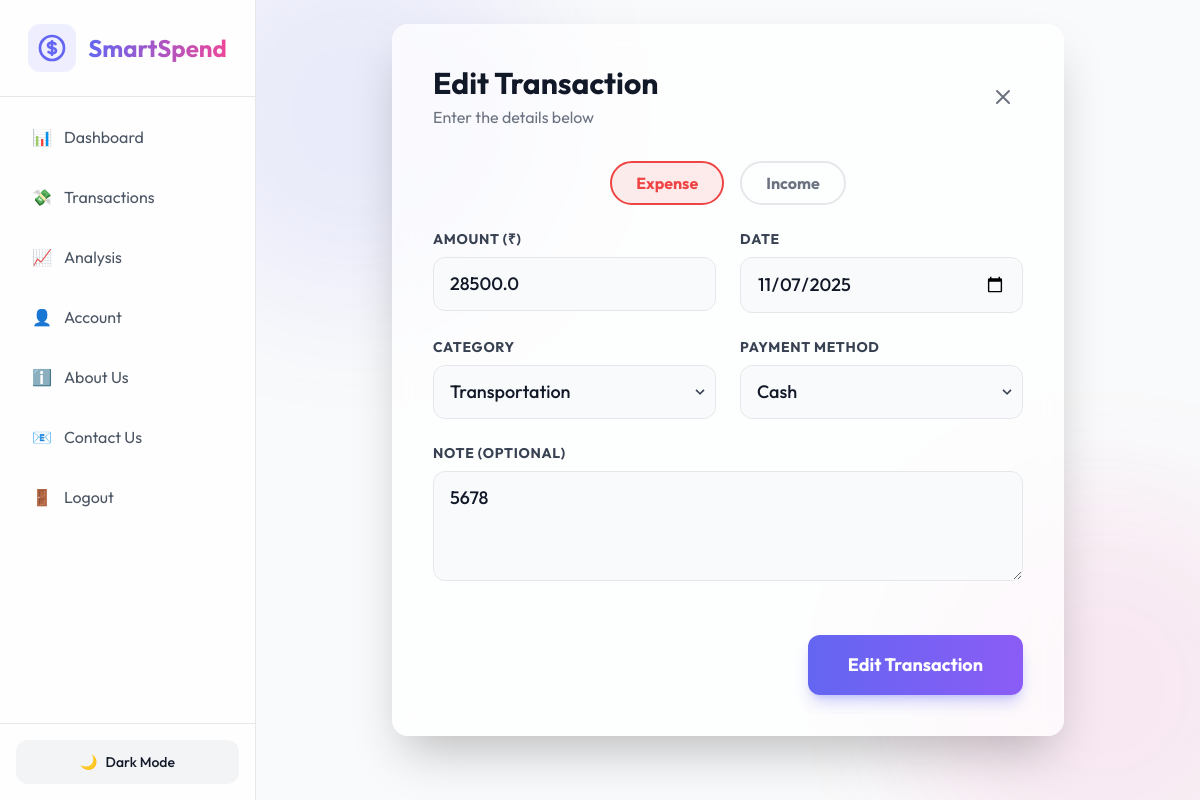
Screenshot of /expenses/9/edit (signed in) with the database file from the repository.
### app/models.py (models this page shows, shortened)
class Expense(db.Model):
    id = db.Column(db.Integer, primary_key=True)
    user_id = db.Column(db.Integer, db.ForeignKey('user.id'))
    category_id = db.Column(db.Integer, db.ForeignKey('category.id'))
    amount = db.Column(db.Float)
    date = db.Column(db.DateTime, index=True, default=datetime.utcnow)
    payment_method = db.Column(db.String(64))
    note = db.Column(db.String(140))
    type = db.Column(db.String(20), default='expense') # 'income' or 'expense'
    category = db.relationship('Category')

class Category(db.Model):
    id = db.Column(db.Integer, primary_key=True)
    name = db.Column(db.String(64))

### app/routes/expense_routes.py (the view)
@expense_bp.route('/expenses/<int:id>/edit', methods=['GET', 'POST'])
@login_required
def edit_expense(id):
    expense = ExpenseService.get_expense_by_id(id, current_user.id)
    if not expense:
        flash('Expense not found')
        return redirect(url_for('expense.list_expenses'))
    if request.method == 'POST':
        ExpenseService.update_expense(id, request.form, current_user.id)
        flash('Expense updated successfully!')
        return redirect(url_for('expense.list_expenses'))
    categories = Category.query.all()
    return render_template('expense/form.html', categories=categories, expense=expense, action='Edit')

### app/models.py (called while the page is built)
@login_manager.user_loader
def load_user(user_id):
    return User.query.get(int(user_id))

### app/services/expense_service.py (called while the page is built)
    @staticmethod
    def get_expense_by_id(expense_id, user_id):
        return Expense.query.filter_by(id=expense_id, user_id=user_id).first()

### app/templates/expense/form.html (shortened to what this page needs)
{% extends "base.html" %}
{% block content %}
<div class="flex items-center justify-center min-h-[60vh] animate-fade-in-down">
    <div class="w-full max-w-2xl glass rounded-2xl shadow-2xl overflow-hidden">
        <div class="p-8 md:p-10">
            <div class="flex justify-between items-center mb-8">
                <div>
                    <h2 class="text-3xl font-bold text-gray-900 dark:text-white">{{ action }} Transaction</h2>
                    <p class="text-gray-500 dark:text-gray-400 mt-1">Enter the details below</p>
                </div>
                <a href="{{ url_for('expense.list_expenses') }}"
                    class="p-2 rounded-full hover:bg-gray-100 dark:hover:bg-white/10 transition">
                    <svg xmlns="http://www.w3.org/2000/svg" class="h-6 w-6 text-gray-500 dark:text-gray-400" fill="none"
                        viewBox="0 0 24 24" stroke="currentColor">
                        <path stroke-linecap="round" stroke-linejoin="round" stroke-width="2"
                            d="M6 18L18 6M6 6l12 12" />
                    </svg>
                </a>
            </div>
            <form method="POST" class="space-y-6">
                <div class="flex justify-center gap-4 mb-6">
                    <label class="cursor-pointer">
                        <div
                            class="px-6 py-2 rounded-full border-2 border-gray-200 dark:border-gray-700 peer-checked:border-danger peer-checked:bg-danger/10 peer-checked:text-danger text-gray-500 dark:text-gray-400 font-bold transition">
                            Expense
                        </div>
                    </label>
                    <label class="cursor-pointer">
                        <div
                            class="px-6 py-2 rounded-full border-2 border-gray-200 dark:border-gray-700 peer-checked:border-success peer-checked:bg-success/10 peer-checked:text-success text-gray-500 dark:text-gray-400 font-bold transition">
                            Income
                        </div>
                    </label>
                </div>
                <div class="grid grid-cols-1 md:grid-cols-2 gap-6">
                    <div>
                        <label for="amount"
                            class="block text-sm font-bold text-gray-700 dark:text-gray-300 mb-2 uppercase tracking-wider">Amount
                            (₹)</label>
                        <input type="number" step="0.01" name="amount" id="amount" required
                            value="{{ expense.amount if expense else '' }}"
                            class="w-full px-4 py-3 rounded-xl border border-gray-200 dark:border-gray-700 bg-gray-50 dark:bg-dark/50 text-gray-900 dark:text-white focus:ring-2 focus:ring-primary focus:border-transparent transition text-lg font-medium placeholder-gray-400"
                            placeholder="0.00">
                    </div>
                    <div>
                        <label for="date"
                            class="block text-sm font-bold text-gray-700 dark:text-gray-300 mb-2 uppercase tracking-wider">Date</label>
                        <input type="date" name="date" id="date" required
                            value="{{ expense.date.strftime('%Y-%m-%d') if expense else '' }}"
                            class="w-full px-4 py-3 rounded-xl border border-gray-200 dark:border-gray-700 bg-gray-50 dark:bg-dark/50 text-gray-900 dark:text-white focus:ring-2 focus:ring-primary focus:border-transparent transition text-lg font-medium">
                    </div>
                </div>
                <div class="grid grid-cols-1 md:grid-cols-2 gap-6">
                    <div>
                        <label for="category_id"
                            class="block text-sm font-bold text-gray-700 dark:text-gray-300 mb-2 uppercase tracking-wider">Category</label>
                        <div class="relative">
                            <select name="category_id" id="category_id" required
                                class="w-full pl-4 pr-10 py-3 rounded-xl border border-gray-200 dark:border-gray-700 bg-gray-50 dark:bg-dark/50 text-gray-900 dark:text-white focus:ring-2 focus:ring-primary focus:border-transparent appearance-none transition text-lg font-medium">
                                {% for category in categories %}
                                <option value="{{ category.id }}" {% if expense and expense.category_id==category.id
                                    %}selected{% endif %}>{{ category.name }}</option>
                                {% endfor %}
                            </select>
                            <div
                                class="pointer-events-none absolute inset-y-0 right-0 flex items-center px-2 text-gray-700 dark:text-gray-300">
                            </div>
                        </div>
                    </div>
                    <div>
                        <label for="payment_method"
                            class="block text-sm font-bold text-gray-700 dark:text-gray-300 mb-2 uppercase tracking-wider">Payment
                            Method</label>
                        <div class="relative">
                            <select name="payment_method" id="payment_method" required
                                class="w-full pl-4 pr-10 py-3 rounded-xl border border-gray-200 dark:border-gray-700 bg-gray-50 dark:bg-dark/50 text-gray-900 dark:text-white focus:ring-2 focus:ring-primary focus:border-transparent appearance-none transition text-lg font-medium">
                                <option value="Cash" {% if expense and expense.payment_method=='Cash' %}selected{% endif
                                    %}>Cash</option>
                            </select>
                            <div
                                class="pointer-events-none absolute inset-y-0 right-0 flex items-center px-2 text-gray-700 dark:text-gray-300">
                            </div>
                        </div>
                    </div>
                </div>
                <div>
                    <label for="note"
                        class="block text-sm font-bold text-gray-700 dark:text-gray-300 mb-2 uppercase tracking-wider">Note
                        (Optional)</label>
                    <textarea name="note" id="note" rows="3"
                        class="w-full px-4 py-3 rounded-xl border border-gray-200 dark:border-gray-700 bg-gray-50 dark:bg-dark/50 text-gray-900 dark:text-white focus:ring-2 focus:ring-primary focus:border-transparent transition text-lg font-medium placeholder-gray-400"
                        placeholder="e.g. Dinner with friends">{{ expense.note if expense else '' }}</textarea>
                </div>
                <div class="flex justify-end pt-6">
                    <button type="submit"
                        class="bg-gradient-to-r from-primary to-accent hover:from-indigo-600 hover:to-violet-600 text-white font-bold py-4 px-10 rounded-xl transition duration-200 transform hover:scale-[1.02] shadow-lg shadow-primary/30 text-lg">
                        {{ action }} Transaction
                    </button>
                </div>
            </form>
        </div>
    </div>
</div>
{% endblock %}

### app/static/css/styles.css (style rules this page uses)
.glass { background: rgba(255, 255, 255, 0.7); backdrop-filter: blur(12px); -webkit-backdrop-filter: blur(12px); border: 1px solid rgba(255, 255, 255, 0.3); }
.animate-fade-in-down { animation: fadeInDown 0.5s ease-out; }

### rows the page displays
Expense: amount "28500.0", date "11/07/2025", category_id "Transportation", payment_method "Cash", note "5678"

### other values shown
{{ action }} "Edit"
